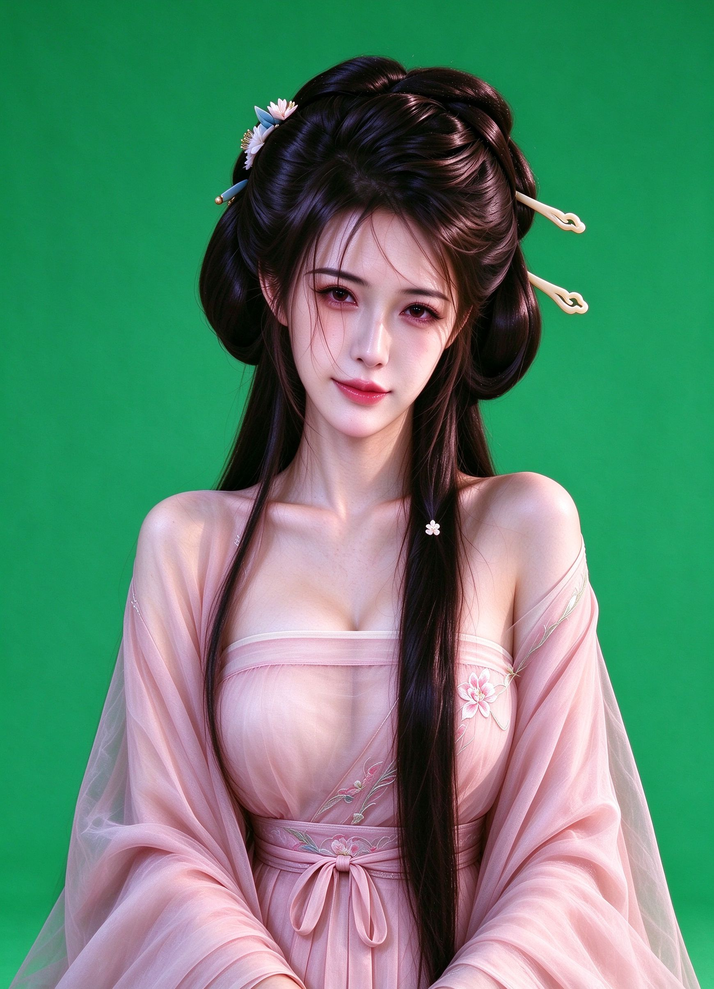
#> input picture desktop-pet-electron/digital-human/local/assets/master_greenscreen.png, 714 x 989 px, shrunk from 1740 x 2410 before the run
$ python key_master_portrait.py
#> lines starting #> are read from the running program, lines starting #| are printed output that depends on the picture; after the words box and inside, x2 and y2 are one past the last pixel; in counts of white or black regions, pixels touching at a corner belong together
# -*- coding: utf-8 -*-
"""绿幕母版色键抠像 → 透明底真人感立绘（沉浸桌面右侧立绘素材）。

输入：desktop-pet-electron/digital-human/local/assets/master_greenscreen.png（用户锁定母版，勿重新设计）
输出：assets/pet_portrait/master_keyed.png（RGBA 透明底）

算法（不依赖 rembg，opencv + numpy 即可，项目 venv 已装）：
  1. 色键距离 key = G - max(R, B)，双阈值取硬 mask；
  2. 硬 mask 收缩 1px 去绿边，再高斯模糊得羽化 alpha；
  3. despill：残留绿边像素把 G 压到 max(R,B)，防"绿光晕"；
  4. 裁掉全透明外边距，输出紧凑立绘。
可复跑：python scripts/key_master_portrait.py [--src 路径] [--out 路径]
"""
from __future__ import annotations

import argparse
import os
import sys

import cv2
import numpy as np

HERE = os.path.dirname(os.path.abspath(__file__))
ROOT = os.path.normpath(os.path.join(HERE, ".."))
DEFAULT_SRC = os.path.join(ROOT, "desktop-pet-electron", "digital-human",
                           "local", "assets", "master_greenscreen.png")
DEFAULT_OUT = os.path.join(ROOT, "assets", "pet_portrait", "master_keyed.png")


def main() -> int:
    ap = argparse.ArgumentParser()
    ap.add_argument("--src", default=DEFAULT_SRC)
    ap.add_argument("--out", default=DEFAULT_OUT)
    ap.add_argument("--hard", type=float, default=40.0, help="硬阈值（色键距离）")
    ap.add_argument("--soft", type=float, default=12.0, help="软阈值（羽化下界）")
    a = ap.parse_args()

    img = cv2.imread(a.src, cv2.IMREAD_COLOR)
#> img is the input picture: shape (989, 714, 3); mean B, G, R 110.6, 131.8, 93.2
    if img is None:
        print(f"[FAIL] 读不到母版: {a.src}")
        return 2
    h, w = img.shape[:2]
#> h = 989; w = 714
    bgr = img.astype(np.float32)
    B, G, R = bgr[:, :, 0], bgr[:, :, 1], bgr[:, :, 2]
    key = G - np.maximum(R, B)
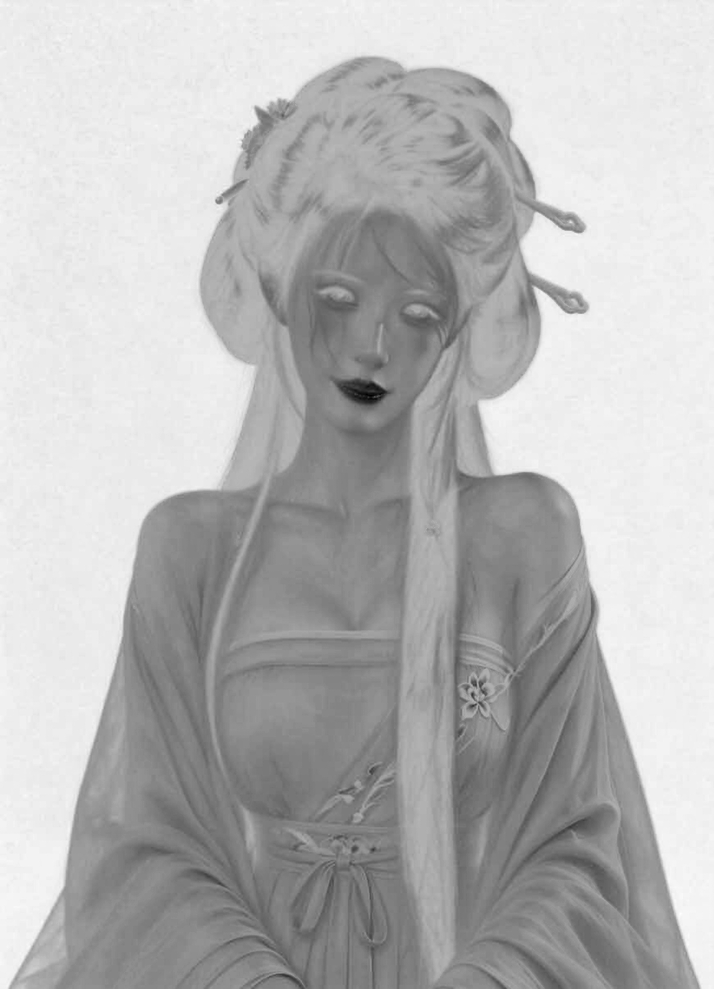
#> key: shape (989, 714) float32; min -167, max 77, mean 8.9; drawn with min black and max white

    hard = (key > a.hard).astype(np.uint8) * 255          # 绿幕=255
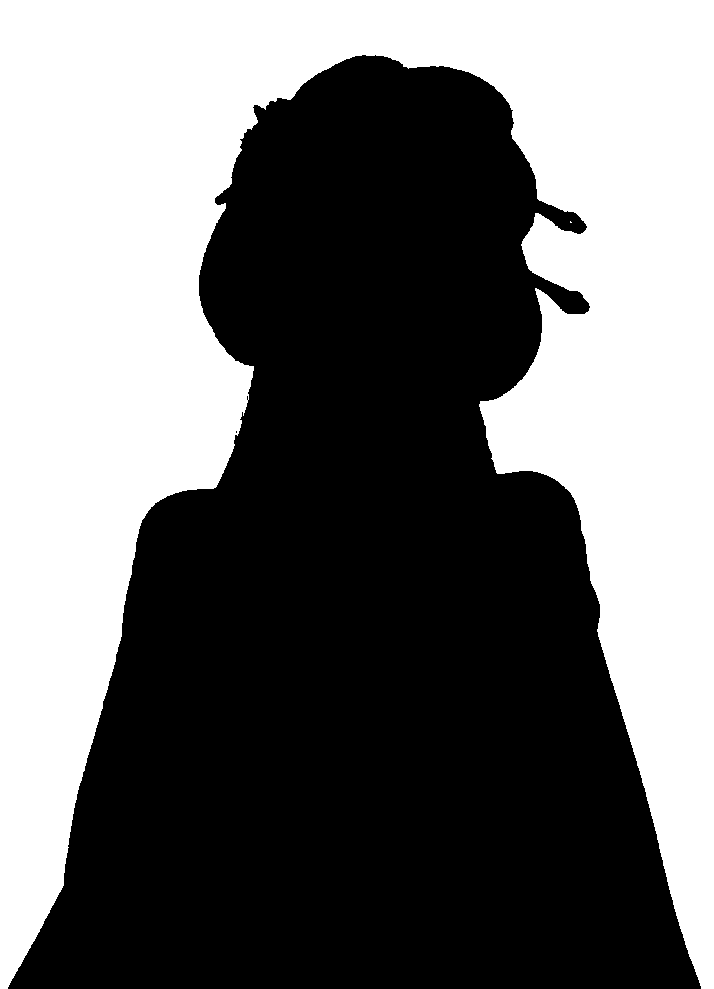
#> hard: shape (989, 714); 44.4% white; 2 white regions (1 under 20 px), largest, box (x1, y1, x2, y2) and area: (0, 0, 714, 989) 313693
    # 收缩去绿边（腐蚀），再羽化
    k = np.ones((3, 3), np.uint8)
    hard = cv2.erode(hard, k, iterations=1)
#> hard: shape (989, 714); 44% white; 1 white region, box (x1, y1, x2, y2) and area: (0, 0, 714, 989) 310434
    soft = cv2.GaussianBlur(hard, (5, 5), 0)
    alpha = 255 - soft                                     # 人物=不透明
    # 软过渡带：key 在 soft~hard 之间的像素按距离插值，保发丝
    band = (key > a.soft) & (key <= a.hard)
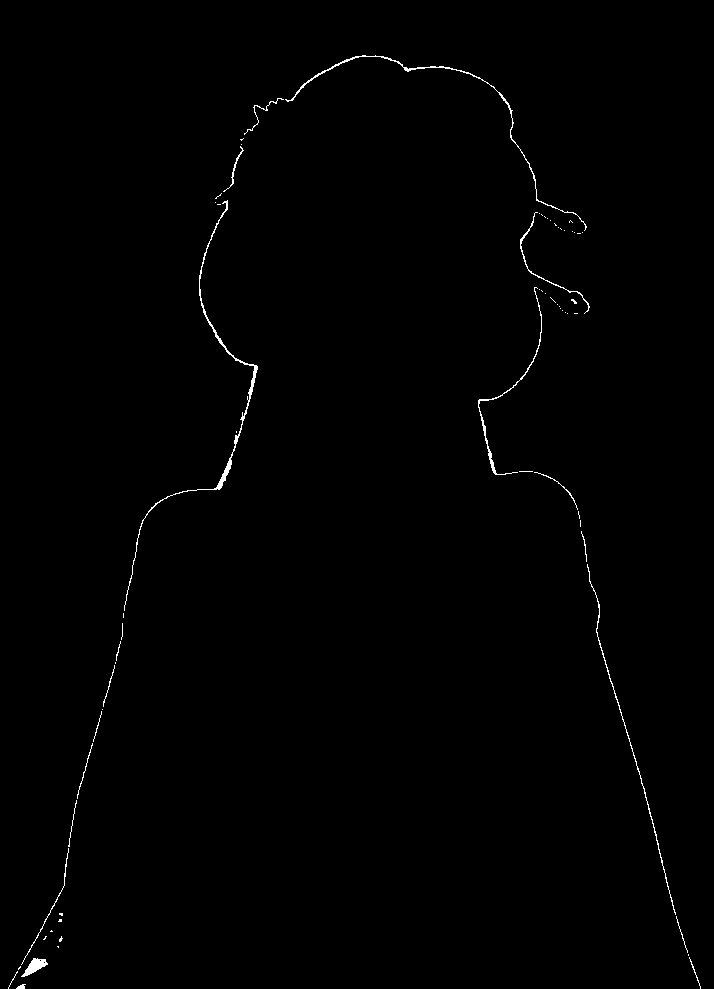
#> band: shape (989, 714) bool; 0.55% white in thin lines or dots
    t = (key[band] - a.soft) / max(1e-6, (a.hard - a.soft))
#> t = 3852 values, max 1 at index 1, min 0.0357 at index 183, mean 0.538
    alpha_f = alpha.astype(np.float32)
    alpha_f[band] = 255.0 * (1.0 - t)
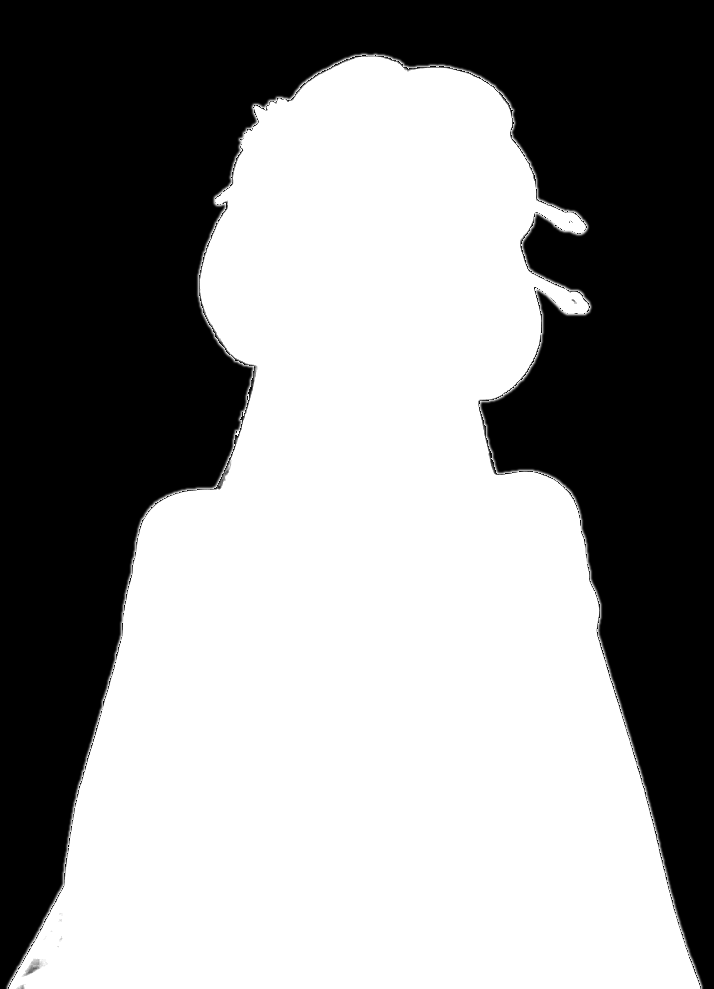
#> alpha_f: shape (989, 714) float32; min 0, max 255, mean 142.2
    alpha = np.clip(alpha_f, 0, 255).astype(np.uint8)

    # despill：alpha>0 且仍偏绿的像素，G 压到 max(R,B)
    spill = (alpha > 0) & (key > 6)
#> spill: shape (989, 714) bool; 2.2% white; 133 white regions (118 under 20 px), largest, box (x1, y1, x2, y2) and area: (5, 52, 704, 989) 13679, (19, 933, 63, 980) 471, (234, 438, 263, 486) 364
    g_new = np.minimum(G, np.maximum(R, B))
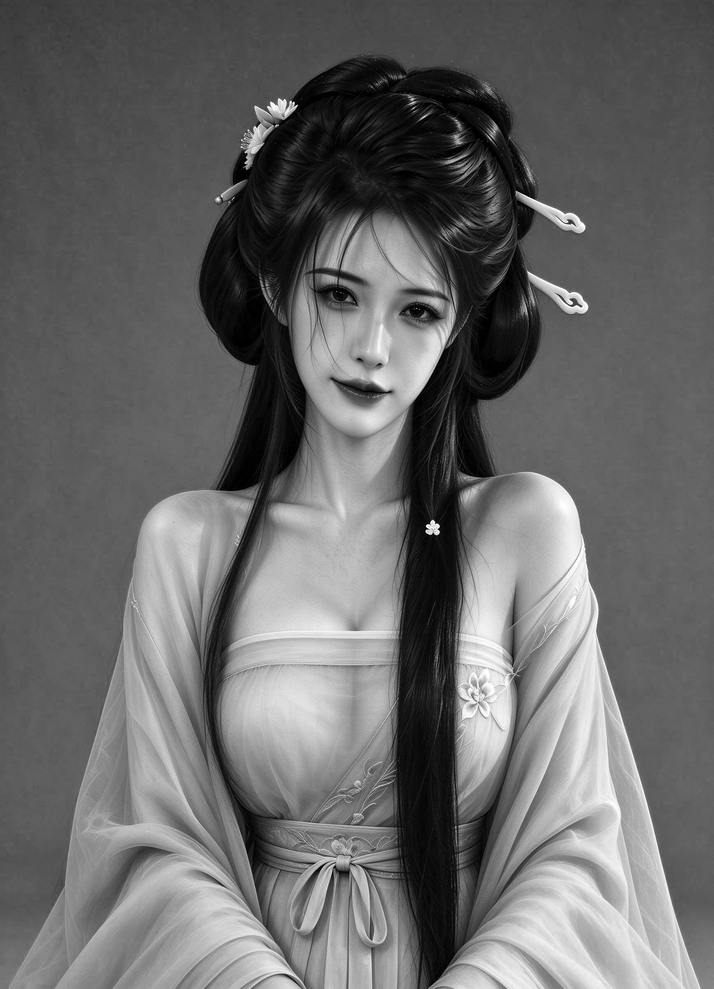
#> g_new: shape (989, 714) float32; min 0, max 255, mean 104.9
    G2 = np.where(spill, g_new, G)

    out = np.dstack([B, G2, R, alpha.astype(np.float32)]).astype(np.uint8)

    # 裁外边距
    ys, xs = np.where(alpha > 8)
    if len(xs) == 0:
        print("[FAIL] 抠像后无有效像素，检查阈值")
        return 1
    x0, x1, y0, y1 = xs.min(), xs.max() + 1, ys.min(), ys.max() + 1
#> x0 = 5; x1 = 704; y0 = 52; y1 = 989
    out = out[y0:y1, x0:x1]
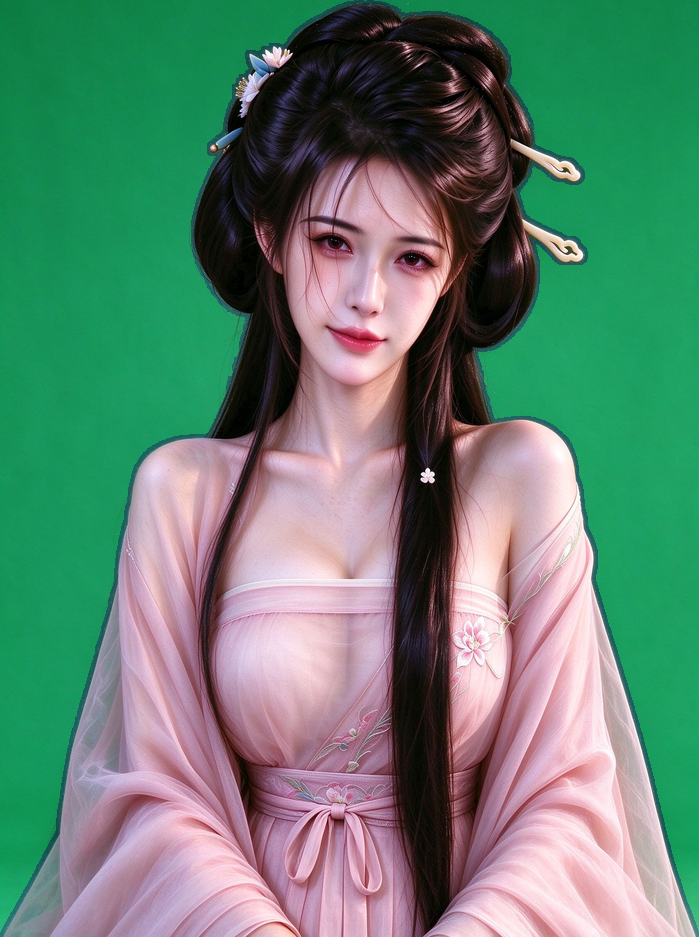
#> out: shape (937, 699, 4); mean of channels 0, 1, 2, 3 113.2, 130.3, 99.2, 153.3; drawn as B, G, R

    os.makedirs(os.path.dirname(a.out), exist_ok=True)
    cv2.imwrite(a.out, out)
    ratio = (alpha > 8).sum() / alpha.size
#> ratio = 0.567
    print(f"[OK] saved {a.out} size={out.shape[1]}x{out.shape[0]} 不透明占比={ratio:.2%}")
#| [OK] saved assets/pet_portrait/master_keyed.png size=699x937 不透明占比=56.72%
    return 0


if __name__ == "__main__":
    sys.exit(main())
#> (the program exits here)
